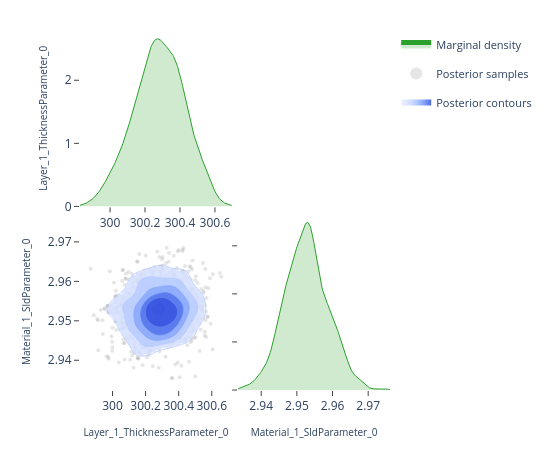

The notebook cell this image was saved under:
### Code cell
# ---- Pairwise focus: thickness vs SLD ---------------------------------------
# A 2-parameter corner plot zooms in on the joint posterior for a specific
# pair.  This is the same view the EasyReflectometryApp's "2D Heatmap"
# sub-tab uses to inspect parameter degeneracies.


params_of_interest = ['Layer_1_ThicknessParameter_0', 'Material_1_SldParameter_0']
idx = [posterior.param_names.index(p) for p in params_of_interest]
subset_draws = np.asarray(posterior.draws)[:, idx]

fig = plot_corner(subset_draws, params_of_interest)
fig.show()

### Figure 1 — Plotly figure (JSON) as saved in the notebook; plotly's stock layout.template omitted (floating-point values rounded to 4 significant figures; data arrays with more than 128 entries replaced by an {"elided": "..."} marker saying what was removed)
{"data": [{"fill": "tozeroy", "fillcolor": "rgba(44, 160, 44, 0.22)", "hoverinfo": "skip", "legendgroup": "marginal", "line": {"color": "rgb(44, 160, 44)", "width": 1}, "mode": "lines", "name": "Marginal density", "showlegend": true, "type": "scatter", "x": {"elided": "256 float values"}, "xaxis": "x", "y": {"elided": "256 float values"}, "yaxis": "y"}, {"hoverinfo": "skip", "legendgroup": "scatter", "marker": {"color": "rgba(140, 140, 140, 0.22)", "size": 4}, "mode": "markers", "name": "Posterior samples", "showlegend": true, "type": "scatter", "x": {"elided": "800 float values"}, "xaxis": "x3", "y": {"elided": "800 float values"}, "yaxis": "y3", "zorder": 0}, {"colorscale": [[0.0, "rgba(224, 233, 255, 0.62)"], [0.35, "rgba(183, 203, 255, 0.70)"], [0.6, "rgba(138, 169, 252, 0.78)"], [0.82, "rgba(96, 131, 242, 0.84)"], [1.0, "rgba(58, 86, 224, 0.90)"]], "connectgaps": false, "contours": {"coloring": "fill", "end": 169.8, "showlabels": false, "showlines": false, "size": 26.82, "start": 35.76}, "hoverinfo": "skip", "legendgroup": "contour", "name": "Posterior contours", "showlegend": true, "showscale": false, "type": "contour", "x": [299.8, 299.8, 299.8, 299.9, 299.9, 299.9, 299.9, 299.9, 299.9, 299.9, 299.9, 299.9, 300.0, 300.0, 300.0, 300.0, 300.0, 300.0, 300.0, 300.0, 300.0, 300.1, 300.1, 300.1, 300.1, 300.1, 300.1, 300.1, 300.1, 300.1, 300.2, 300.2, 300.2, 300.2, 300.2, 300.2, 300.2, 300.2, 300.2, 300.3, 300.3, 300.3, 300.3, 300.3, 300.3, 300.3, 300.3, 300.3, 300.4, 300.4, 300.4, 300.4, 300.4, 300.4, 300.4, 300.4, 300.4, 300.5, 300.5, 300.5, 300.5, 300.5, 300.5, 300.5, 300.5, 300.5, 300.6, 300.6, 300.6, 300.6, 300.6, 300.6, 300.6, 300.6, 300.6, 300.7, 300.7, 300.7, 300.7, 300.7], "xaxis": "x3", "y": [2.934, 2.934, 2.935, 2.935, 2.936, 2.936, 2.937, 2.937, 2.938, 2.938, 2.939, 2.939, 2.94, 2.941, 2.941, 2.942, 2.942, 2.943, 2.943, 2.944, 2.944, 2.945, 2.945, 2.946, 2.946, 2.947, 2.948, 2.948, 2.949, 2.949, 2.95, 2.95, 2.951, 2.951, 2.952, 2.952, 2.953, 2.953, 2.954, 2.955, 2.955, 2.956, 2.956, 2.957, 2.957, 2.958, 2.958, 2.959, 2.959, 2.96, 2.96, 2.961, 2.962, 2.962, 2.963, 2.963, 2.964, 2.964, 2.965, 2.965, 2.966, 2.966, 2.967, 2.967, 2.968, 2.969, 2.969, 2.97, 2.97, 2.971, 2.971, 2.972, 2.972, 2.973, 2.973, 2.974, 2.974, 2.975, 2.976, 2.976], "yaxis": "y3", "z": {"elided": "80x80 float values"}, "zmax": 169.8, "zmin": 35.76, "zorder": 1}, {"colorscale": [[0.0, "rgba(183, 203, 255, 0.94)"], [0.35, "rgba(183, 203, 255, 0.94)"], [0.35, "rgba(138, 169, 252, 0.95)"], [0.6, "rgba(138, 169, 252, 0.95)"], [0.6, "rgba(96, 131, 242, 0.96)"], [0.82, "rgba(96, 131, 242, 0.96)"], [0.82, "rgba(58, 86, 224, 0.98)"], [1.0, "rgba(58, 86, 224, 0.98)"]], "contours": {"coloring": "lines", "end": 169.8, "showlabels": false, "size": 26.82, "start": 35.76}, "hoverinfo": "skip", "legendgroup": "contour", "line": {"width": 0.9}, "showlegend": false, "showscale": false, "type": "contour", "x": [299.8, 299.8, 299.8, 299.9, 299.9, 299.9, 299.9, 299.9, 299.9, 299.9, 299.9, 299.9, 300.0, 300.0, 300.0, 300.0, 300.0, 300.0, 300.0, 300.0, 300.0, 300.1, 300.1, 300.1, 300.1, 300.1, 300.1, 300.1, 300.1, 300.1, 300.2, 300.2, 300.2, 300.2, 300.2, 300.2, 300.2, 300.2, 300.2, 300.3, 300.3, 300.3, 300.3, 300.3, 300.3, 300.3, 300.3, 300.3, 300.4, 300.4, 300.4, 300.4, 300.4, 300.4, 300.4, 300.4, 300.4, 300.5, 300.5, 300.5, 300.5, 300.5, 300.5, 300.5, 300.5, 300.5, 300.6, 300.6, 300.6, 300.6, 300.6, 300.6, 300.6, 300.6, 300.6, 300.7, 300.7, 300.7, 300.7, 300.7], "xaxis": "x3", "y": [2.934, 2.934, 2.935, 2.935, 2.936, 2.936, 2.937, 2.937, 2.938, 2.938, 2.939, 2.939, 2.94, 2.941, 2.941, 2.942, 2.942, 2.943, 2.943, 2.944, 2.944, 2.945, 2.945, 2.946, 2.946, 2.947, 2.948, 2.948, 2.949, 2.949, 2.95, 2.95, 2.951, 2.951, 2.952, 2.952, 2.953, 2.953, 2.954, 2.955, 2.955, 2.956, 2.956, 2.957, 2.957, 2.958, 2.958, 2.959, 2.959, 2.96, 2.96, 2.961, 2.962, 2.962, 2.963, 2.963, 2.964, 2.964, 2.965, 2.965, 2.966, 2.966, 2.967, 2.967, 2.968, 2.969, 2.969, 2.97, 2.97, 2.971, 2.971, 2.972, 2.972, 2.973, 2.973, 2.974, 2.974, 2.975, 2.976, 2.976], "yaxis": "y3", "z": {"elided": "80x80 float values"}, "zmax": 169.8, "zmin": 35.76, "zorder": 2}, {"fill": "tozeroy", "fillcolor": "rgba(44, 160, 44, 0.22)", "hoverinfo": "skip", "legendgroup": "marginal", "line": {"color": "rgb(44, 160, 44)", "width": 1}, "mode": "lines", "name": "Marginal density", "showlegend": false, "type": "scatter", "x": {"elided": "256 float values"}, "xaxis": "x4", "y": {"elided": "256 float values"}, "yaxis": "y4"}], "layout": {"height": 450, "legend": {"font": {"size": 11}, "itemsizing": "constant", "orientation": "v", "x": 1.02, "xanchor": "left", "y": 1.0, "yanchor": "top"}, "margin": {"b": 60, "l": 80, "r": 160, "t": 30}, "plot_bgcolor": "white", "showlegend": true, "width": 550, "xaxis": {"anchor": "y", "domain": [0.0, 0.49], "showgrid": false, "ticks": "outside", "zeroline": false}, "xaxis2": {"anchor": "y2", "domain": [0.51, 1.0], "showgrid": false, "ticks": "outside", "visible": false, "zeroline": false}, "xaxis3": {"anchor": "y3", "domain": [0.0, 0.49], "showgrid": false, "ticks": "outside", "title": {"font": {"size": 10}, "text": "Layer_1_ThicknessParameter_0"}, "zeroline": false}, "xaxis4": {"anchor": "y4", "domain": [0.51, 1.0], "showgrid": false, "ticks": "outside", "title": {"font": {"size": 10}, "text": "Material_1_SldParameter_0"}, "zeroline": false}, "yaxis": {"anchor": "x", "domain": [0.51, 1.0], "showgrid": false, "ticks": "outside", "title": {"font": {"size": 10}, "text": "Layer_1_ThicknessParameter_0"}, "zeroline": false}, "yaxis2": {"anchor": "x2", "domain": [0.51, 1.0], "showgrid": false, "ticks": "outside", "visible": false, "zeroline": false}, "yaxis3": {"anchor": "x3", "domain": [0.0, 0.49], "showgrid": false, "ticks": "outside", "title": {"font": {"size": 10}, "text": "Material_1_SldParameter_0"}, "zeroline": false}, "yaxis4": {"anchor": "x4", "domain": [0.0, 0.49], "showgrid": false, "showticklabels": false, "ticks": "outside", "zeroline": false}}}
